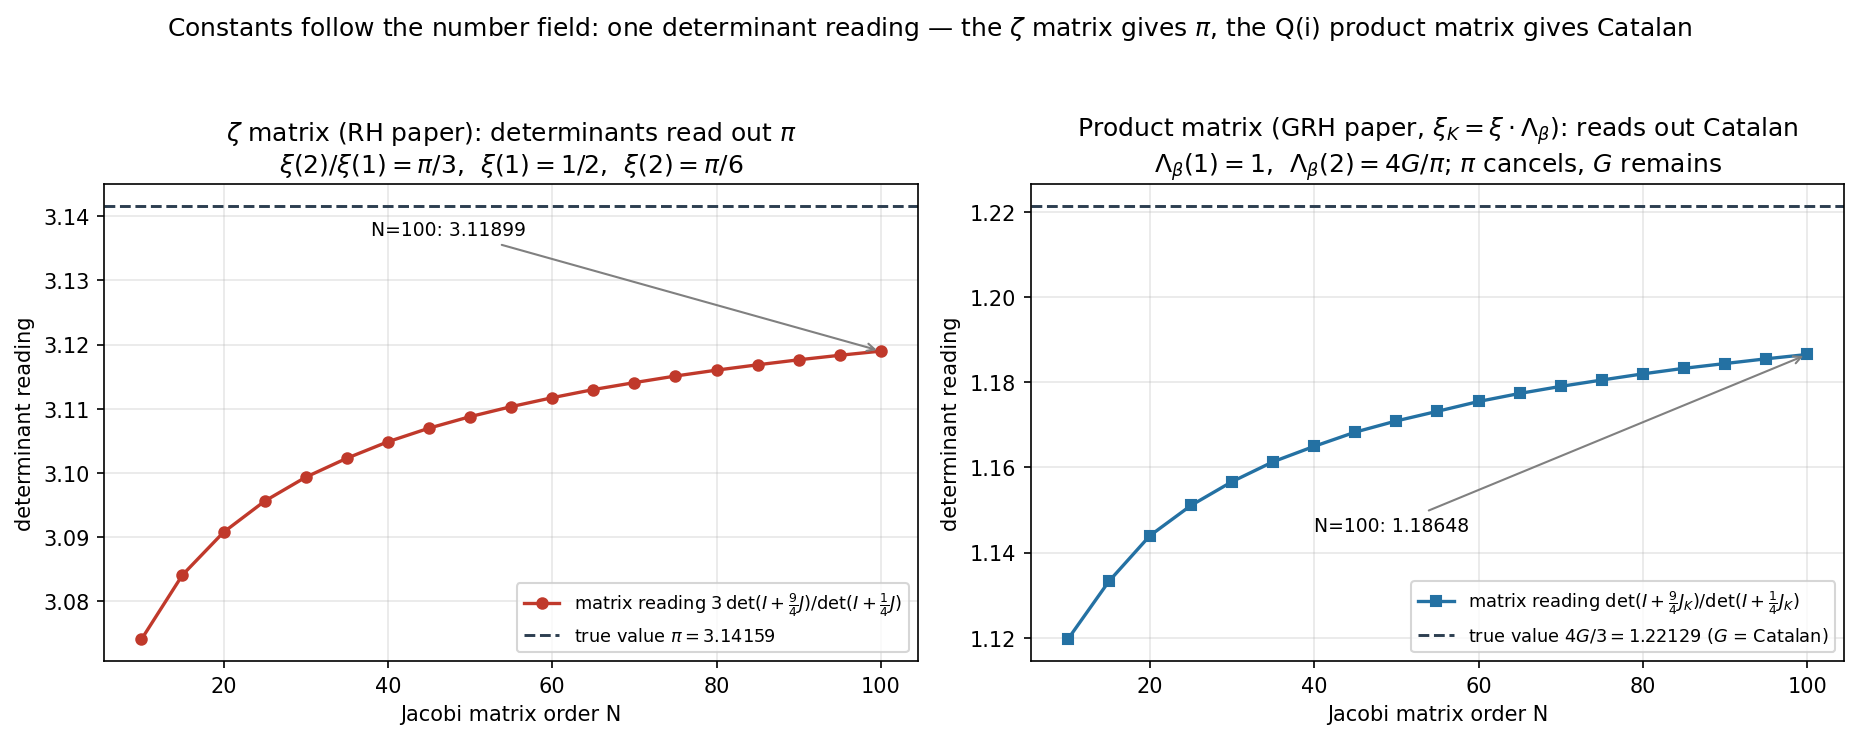

This chart was generated by the following Python code:
# -*- coding: utf-8 -*-
import json, numpy as np, math
import matplotlib; matplotlib.use('Agg')
import matplotlib.pyplot as plt
plt.rcParams['font.family']='DejaVu Sans'
plt.rcParams['mathtext.fontset']='dejavusans'
plt.rcParams['axes.unicode_minus']=False

pk=json.load(open('/tmp/grh_product/product_J100_results.json'))
aK=np.array(pk['alpha']); bK=np.array(pk['b'])
zk=json.load(open('/tmp/hpgit/data/jacobi100_checkpoint.json'))
aZ=np.array([float(x) for x in zk['alphas']])
bZ=np.sqrt(np.array([float(x) for x in zk['betas_sq']]))

def det_ratio(a,b,N,u1=1.5,u0=0.5):
    def det(u):
        u2=u*u; u4=u2*u2
        d0=1.0; d1=1.0+u2*a[0]
        for k in range(1,N):
            d2=(1.0+u2*a[k])*d1-u4*b[k-1]**2*d0
            d0,d1=d1,d2
        return d1
    return det(u1)/det(u0)

Ns=list(range(10,101,5))
pi_c=[3.0*det_ratio(aZ,bZ,N) for N in Ns]
G_c=[det_ratio(aK,bK,N) for N in Ns]
pi_true=math.pi
G_lim=(4.0/3.0)*0.915965594177219015054603514932384110774

fig,ax=plt.subplots(1,2,figsize=(12.5,4.8))
ax[0].plot(Ns,pi_c,'o-',color='#c0392b',ms=5,lw=1.6,
           label=r'matrix reading $3\,\det(I+\frac{9}{4}J)/\det(I+\frac{1}{4}J)$')
ax[0].axhline(pi_true,color='#2c3e50',ls='--',lw=1.4,
              label=r'true value $\pi=%.5f$'%pi_true)
ax[0].set_xlabel('Jacobi matrix order N'); ax[0].set_ylabel('determinant reading')
ax[0].set_title(r'$\zeta$ matrix (RH paper): determinants read out $\pi$'+'\n'+
                r'$\xi(2)/\xi(1)=\pi/3$, $\ \xi(1)=1/2$, $\ \xi(2)=\pi/6$')
ax[0].legend(fontsize=8.5,loc='lower right'); ax[0].grid(alpha=.3)
ax[0].annotate('N=100: %.5f'%pi_c[-1],(100,pi_c[-1]),xytext=(38,3.137),
               fontsize=9,arrowprops=dict(arrowstyle='->',color='gray'))

ax[1].plot(Ns,G_c,'s-',color='#2471a3',ms=5,lw=1.6,
           label=r'matrix reading $\det(I+\frac{9}{4}J_K)/\det(I+\frac{1}{4}J_K)$')
ax[1].axhline(G_lim,color='#2c3e50',ls='--',lw=1.4,
              label=r'true value $4G/3=%.5f$ ($G$ = Catalan)'%G_lim)
ax[1].set_xlabel('Jacobi matrix order N'); ax[1].set_ylabel('determinant reading')
ax[1].set_title(r'Product matrix (GRH paper, $\xi_K=\xi\cdot\Lambda_\beta$): reads out Catalan'+'\n'+
                r'$\Lambda_\beta(1)=1$, $\ \Lambda_\beta(2)=4G/\pi$; $\pi$ cancels, $G$ remains')
ax[1].legend(fontsize=8.5,loc='lower right'); ax[1].grid(alpha=.3)
ax[1].annotate('N=100: %.5f'%G_c[-1],(100,G_c[-1]),xytext=(40,1.145),
               fontsize=9,arrowprops=dict(arrowstyle='->',color='gray'))
fig.suptitle(r'Constants follow the number field: one determinant reading — the $\zeta$ matrix gives $\pi$, the Q(i) product matrix gives Catalan',
             fontsize=12,y=1.02)
fig.tight_layout()
fig.savefig('/tmp/img_en/catalan_decode_en.png',dpi=150,bbox_inches='tight')
print("N=100 pi=%.6f  G=%.6f (lim %.6f)"%(pi_c[-1],G_c[-1],G_lim))
print("saved catalan_decode_en")
